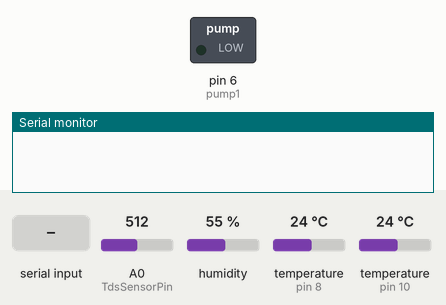
A sketch run on a simulated Arduino Uno, built with avr-gcc and run on an emulated ATmega328P. Shown: switched loads named in the sketch (green lamp = pin HIGH), the last lines printed to the serial monitor. Inputs (shaded band) come from the test bench; at power-on: A0 (TdsSensorPin) = 512, humidity 55 %, temperature (sensors on pin 8, pin 10) 24 °C.

Above: at 1.9 s.
2.0 s: "Y" received over Serial
At 4.9 s:
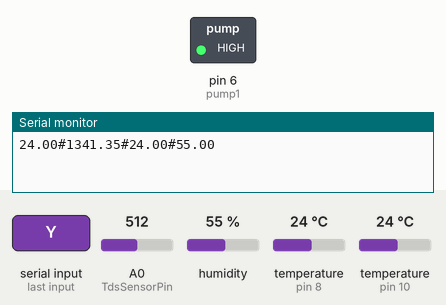
Timing chart, 0 to 6.4 s (numbered marks = the images above; inputs shaded):
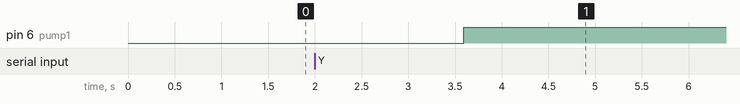

The sketch:

Arduino-baru.ino
```cpp
#include <EEPROM.h>
#include "GravityTDS.h"

#include <OneWire.h>
#include<DallasTemperature.h>

#define ONE_WIRE_BUS 8
#define TdsSensorPin A0


GravityTDS gravityTds;


OneWire oneWire(ONE_WIRE_BUS);

DallasTemperature sensors(&oneWire);


#include <dht.h>  // Include library dht
#define outPin 10

dht DHT;

float tdsValue;
float temp;
float tempDHT;
float h;
String statusPump;

int pump1 = 6;


unsigned long previousMillis;

const long interval = 3000;

void setup()
{
    Serial.begin(9600);
    gravityTds.setPin(TdsSensorPin);
    gravityTds.setAref(5.0);  //reference voltage on ADC, default 5.0V on Arduino UNO
    gravityTds.setAdcRange(1024);  //1024 for 10bit ADC;4096 for 12bit ADC
    gravityTds.begin();  //initialization
    sensors.begin();

    pinMode(pump1,OUTPUT);

}


void kirimData()
{
  String dataKirim = String(temp) + '#' + String(tdsValue) + '#' + String(tempDHT) + '#' + String(h);
  Serial.println(dataKirim);
}

void loop()
{
    sensors.requestTemperatures(); //get temp from lib
    temp = sensors.getTempCByIndex(0); // read temperature of the water

    gravityTds.setTemperature(temp);  // set the temperature and execute temperature compensation
    gravityTds.update();  //sample and calculate
    tdsValue = gravityTds.getTdsValue();  // then get the value

    int readData = DHT.read11(outPin);
    tempDHT = DHT.temperature;  // Read temperature ruangan
    h = DHT.humidity; //Read humidity


    //baca permintaan dari NodeMcu
    String minta = "";
    while (Serial.available() > 0)
    {
      minta += char(Serial.read());
    }

    minta.trim();
    if (minta == "Y")
    {
      kirimData();
    }


    minta = " ";
    delay(1000);


    unsigned long currentMillis = millis();

    if (currentMillis - previousMillis > interval)
    {
    previousMillis = currentMillis;
    if (tdsValue < 50) {
      digitalWrite(pump1, LOW);//pump nyala

    } else
    {
      digitalWrite(pump1, HIGH);//pump mati
    }
  }


}
```
